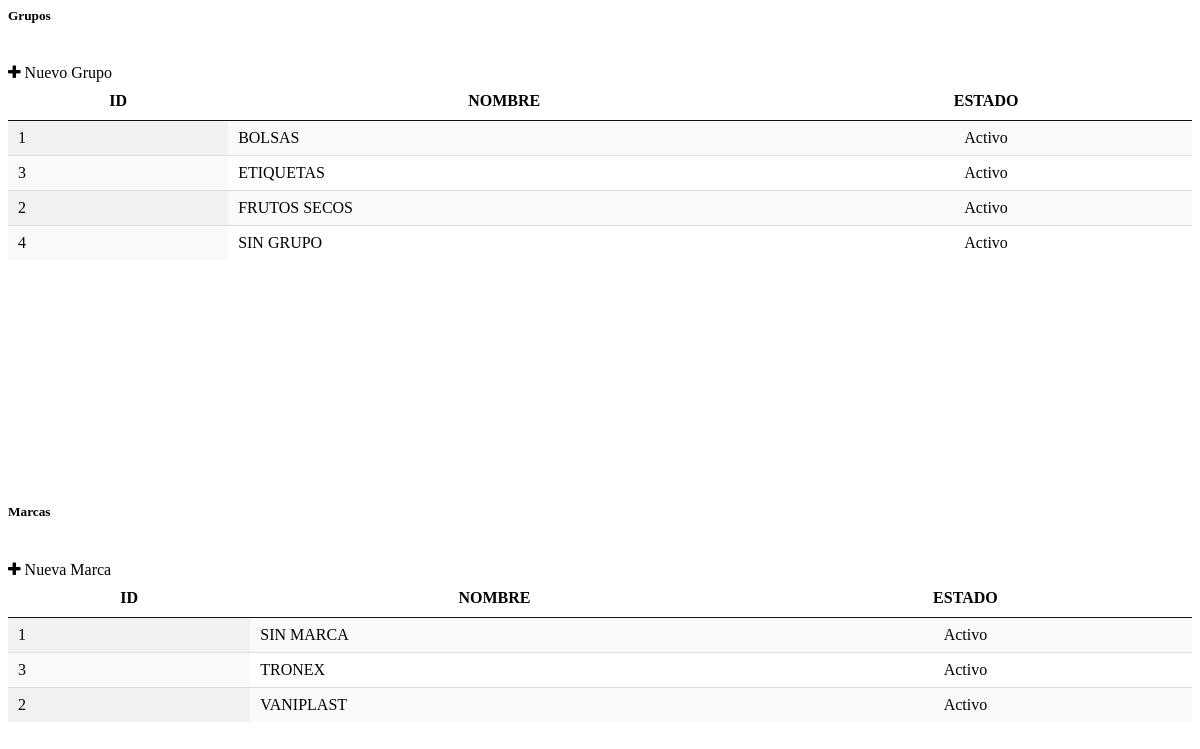
/platform/inventory/groupsandbrands/index.php, run on the app's committed database.
### tables this page shows
CREATE TABLE IF NOT EXISTS `grupos` (
`id_grupos` int(11) NOT NULL,
  `nombre_grupos` varchar(30) NOT NULL,
  `estado_grupos` varchar(1) NOT NULL
);

CREATE TABLE IF NOT EXISTS `marcas` (
`id_marcas` int(11) NOT NULL,
  `nombre_marcas` varchar(30) NOT NULL,
  `estado_marcas` varchar(1) NOT NULL
);

### platform/inventory/groupsandbrands/index.php (the view, shortened to what this page needs)
<?php
  include("../../../modulos/funciones.php");
?>
<link rel="stylesheet" type="text/css" href="../css/jquery.dataTables.min.css">
<link rel="stylesheet" type="text/css" href="../font/font-awesome-4.7.0/css/font-awesome.css"/>
<div class="row">
  <div class="col s12 m12 l6">
    <?php echo rutas("Grupos"); ?><br>
    <a class="btn green" onclick="nuevo('grupos')"><i class="fa fa-plus"></i> Nuevo Grupo</a>
    <div class="container">
    <div class="section">
        <div id="table-datatables">
            <div class="row">
                <div class="col s12 m12 l12">
                    <div id="productos-view">
                      <table id="data-table-simple" class="responsive-table display dataTable" cellspacing="0" role="grid" aria-describedby="data-table-simple_info">
                        <thead>
                            <tr>
                              <th rowspan="1" colspan="1">ID</th>
                              <th rowspan="1" colspan="1">NOMBRE</th>
                              <th rowspan="1" colspan="1" style="text-align:center;">ESTADO</th>
                            </tr>
                        </thead>
                        <tbody>
                        <?php
                          $g = mysql_query("SELECT * FROM grupos ORDER BY nombre_grupos ASC");
                          $i=0;
                          while($row=mysql_fetch_array($g)){
                            if($i==0){
                        ?>
                          <tr role="row" class="odd"">
                                <td class="sorting_1"><?php echo $row['id_grupos']; ?></td>
                                <td class="" id="grupos_<?php echo $row['id_grupos']; ?>" onclick="gruposact('grupos','<?php echo $row['id_grupos']; ?>')"><?php echo $row['nombre_grupos']; ?></td>
                                <td style="text-align:center;" id="estado_grupos_<?php echo $row['id_grupos']; ?>"><?php echo estado($row['estado_grupos'],$row['id_grupos'],'grupos'); ?></td>
                            </tr>
                        <?php
                            $i=1;
                            }else{
                        ?>
                            <tr role="row" class="even">
                                <td class="sorting_1"><?php echo $row['id_grupos']; ?></td>
                                <td class="" id="grupos_<?php echo $row['id_grupos']; ?>" onclick="gruposact('grupos','<?php echo $row['id_grupos']; ?>')"><?php echo $row['nombre_grupos']; ?></td>
                                <td style="text-align:center;" id="estado_grupos_<?php echo $row['id_grupos']; ?>"><?php echo estado($row['estado_grupos'],$row['id_grupos'],'grupos'); ?></td>
                            </tr>
                          <?php
                              $i=0;
                              }
                            }
                          ?>
                          </tbody>
                      </table>
                  </div>
              </div>
          </div>
      </div>
  </div>
</div>
  </div>
  <div class="col s12 m12 l6">
    <?php echo rutas("Marcas"); ?><br>
    <a class="btn green" onclick="nuevo('marcas')"><i class="fa fa-plus"></i> Nueva Marca</a>
    <div class="container">
    <div class="section">
        <div id="table-datatables">
            <div class="row">
                <div class="col s12 m12 l12">
                    <div id="productos-view">
                      <table id="data-table-simple" class="responsive-table display dataTable" cellspacing="0" role="grid" aria-describedby="data-table-simple_info">
                        <thead>
                            <tr>
                              <th rowspan="1" colspan="1">ID</th>
                              <th rowspan="1" colspan="1">NOMBRE</th>
                              <th rowspan="1" colspan="1" style="text-align:center;">ESTADO</th>
                            </tr>
                        </thead>
                        <tbody>
                        <?php
                          $g = mysql_query("SELECT * FROM marcas ORDER BY nombre_marcas ASC");
                          $i=0;
                          while($row=mysql_fetch_array($g)){
                            if($i==0){
                        ?>
                          <tr role="row" class="odd">
                                <td class="sorting_1"><?php echo $row['id_marcas']; ?></td>
                                <td class="" id="marcas_<?php echo $row['id_marcas']; ?>" onclick="gruposact('marcas','<?php echo $row['id_marcas']; ?>')"><?php echo $row['nombre_marcas']; ?></td>
                                <td style="text-align:center;" id="estado_marcas_<?php echo $row['id_marcas']; ?>"><?php echo estado($row['estado_marcas'],$row['id_marcas'],'marcas'); ?></td>
                            </tr>
                        <?php
                            $i=1;
                            }else{
                        ?>
                             <tr role="row" class="even">
                                <td class="sorting_1"><?php echo $row['id_marcas']; ?></td>
                                <td class="" id="marcas_<?php echo $row['id_marcas']; ?>" onclick="gruposact('marcas','<?php echo $row['id_marcas']; ?>')"><?php echo $row['nombre_marcas']; ?></td>
                                <td style="text-align:center;" id="estado_marcas_<?php echo $row['id_marcas']; ?>"><?php echo estado($row['estado_marcas'],$row['id_marcas'],'marcas'); ?></td>
                            </tr>
                          <?php
                              $i=0;
                              }
                            }
                          ?>
                          </tbody>
                      </table>
                  </div>
              </div>
          </div>
      </div>
  </div>
</div>
  </div>
</div>

### modulos/funciones.php (shortened to what this page needs)
<?php
	function rutas($title){
		echo '<div class="row">'
    		.'<div class="col s12 m12 l12">'
        	.'<h5 class="breadcrumbs-title">'.$title.'</h5>'
    		  .'</div>'
			 .'</div>';
	}
    function estado($d,$id,$tabla){
        if($d=='1'){
            echo '<a onclick="estadom(&#39;0&#39;,&#39;'.$id.'&#39;,&#39;'.$tabla.'&#39;)"><span class="task-cat green" style="cursor:pointer;">Activo</span></a>';
        }else if($d==0){
            echo '<a onclick="estadom(&#39;1&#39;,&#39;'.$id.'&#39;,&#39;'.$tabla.'&#39;)"><span class="task-cat red" style="cursor:pointer;">Inactivo</span></a>';
        }
    }
?>

### platform/inventory/groupsandbrands/index.php (style rules this page uses)
#productos-view { width:100%; height:400px; overflow: auto; }

### data on the page
grupos: id_grupos "1", nombre_grupos "BOLSAS"
grupos: id_grupos "3", nombre_grupos "ETIQUETAS"
grupos: id_grupos "2", nombre_grupos "FRUTOS SECOS"
grupos: id_grupos "4", nombre_grupos "SIN GRUPO"
marcas: id_marcas "1", nombre_marcas "SIN MARCA"
marcas: id_marcas "3", nombre_marcas "TRONEX"
marcas: id_marcas "2", nombre_marcas "VANIPLAST"

### other printed values
$title "Grupos Marcas"
